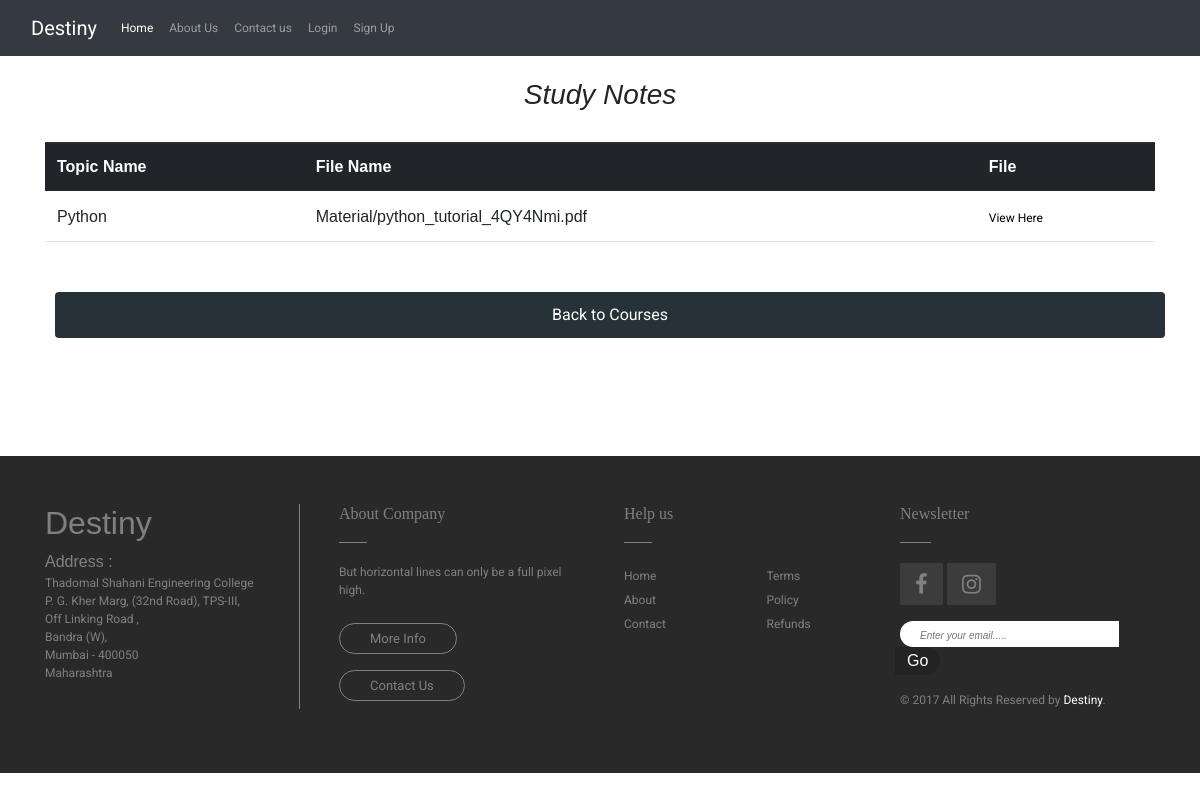
The app's page /resources.html, older data.
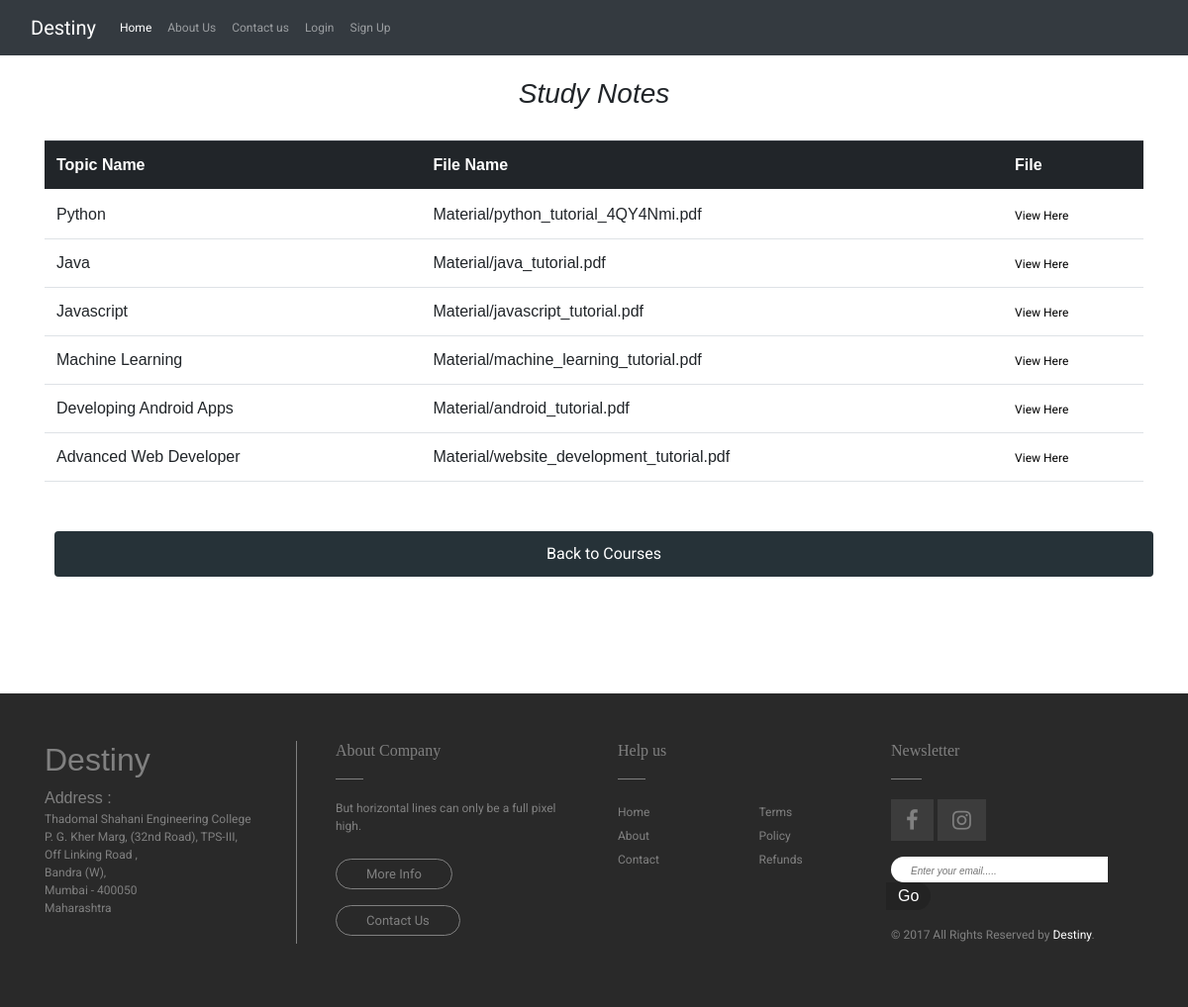
The same page, newer data.
### Home/models.py (models this page shows)
class Upload_Files(models.Model):
    topic_name = models.CharField(max_length=200)
    notes_file = models.FileField(upload_to="Material/")

### Home/views.py (the view)
# urls.py: path('resources.html', views.resources, name='resources.html'),
def resources(request):
    all_Materials = Upload_Files.objects.all()
    return render(request, 'resources.html', {"Materials": all_Materials})

### templates/resources.html (shortened to what this page needs)
{% extends 'base.html' %}
{% load static %}
{% block body %}
<head>
	<link rel="stylesheet" href="https://stackpath.bootstrapcdn.com/bootstrap/4.5.2/css/bootstrap.min.css">
	<link rel="stylesheet" href="https://cdnjs.cloudflare.com/ajax/libs/font-awesome/4.7.0/css/font-awesome.min.css">
</head>
<body>
<div class="container" id = "notes">
    <h3><i>Study Notes</i></h3> <table class="table">
 <thead class="thead-dark">
        <th scope="col">Topic Name</th>
        <th scope="col">File Name</th>
        <th scope="col">File</th>
 </thead>
        {% for Material in Materials %}
        <tr >
            <td >{{ Material.topic_name }}</td>
            <td>{{Material.notes_file}}</td>
            <td><a href="{{Material.notes_file.url}}" type = "application/pdf" >View Here</a></td>
        </tr>
{% endfor %}
  </table>
    <br>
    <div ><a href="catalog"><button type="submit" class="btn" id="back" >Back to Courses</button></a></div><br> <br>
</div>
{% endblock body %}

Row changes from the older to the newer data that the page shows:
added Upload_Files: topic_name "Java", notes_file "Material/java_tutorial.pdf"
added Upload_Files: topic_name "Javascript", notes_file "Material/javascript_tutorial.pdf"
added Upload_Files: topic_name "Machine Learning", notes_file "Material/machine_learning_tutorial.pdf"
added Upload_Files: topic_name "Developing Android Apps", notes_file "Material/android_tutorial.pdf"
added Upload_Files: topic_name "Advanced Web Developer", notes_file "Material/website_development_tutorial.pdf"
